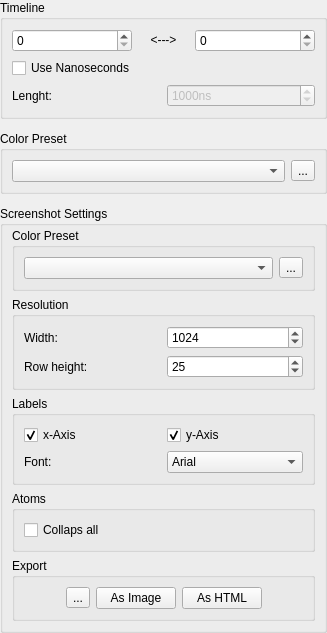
<?xml version="1.0" encoding="UTF-8"?>
<ui version="4.0">
 <class>SettingsHeatmapScreenshot</class>
 <widget class="QWidget" name="SettingsHeatmapScreenshot">
  <property name="geometry">
   <rect>
    <x>0</x>
    <y>0</y>
    <width>327</width>
    <height>619</height>
   </rect>
  </property>
  <property name="windowTitle">
   <string>Settings</string>
  </property>
  <layout class="QVBoxLayout" name="verticalLayout">
   <property name="spacing">
    <number>12</number>
   </property>
   <property name="leftMargin">
    <number>0</number>
   </property>
   <property name="topMargin">
    <number>0</number>
   </property>
   <property name="rightMargin">
    <number>0</number>
   </property>
   <property name="bottomMargin">
    <number>0</number>
   </property>
   <item>
    <widget class="QGroupBox" name="groupBox_7">
     <property name="title">
      <string>Timeline</string>
     </property>
     <layout class="QVBoxLayout" name="verticalLayout_2">
      <item>
       <layout class="QHBoxLayout" name="horizontalLayout">
        <item>
         <widget class="QSpinBox" name="startFrameSpinBox">
          <property name="statusTip">
           <string>Start window frame</string>
          </property>
         </widget>
        </item>
        <item>
         <widget class="QLabel" name="timelineDistanceLabel">
          <property name="sizePolicy">
           <sizepolicy hsizetype="Minimum" vsizetype="Minimum">
            <horstretch>0</horstretch>
            <verstretch>0</verstretch>
           </sizepolicy>
          </property>
          <property name="maximumSize">
           <size>
            <width>51</width>
            <height>16777215</height>
           </size>
          </property>
          <property name="text">
           <string>&lt;---&gt;</string>
          </property>
          <property name="alignment">
           <set>Qt::AlignCenter</set>
          </property>
          <property name="textInteractionFlags">
           <set>Qt::NoTextInteraction</set>
          </property>
         </widget>
        </item>
        <item>
         <widget class="QSpinBox" name="endFrameSpinBox">
          <property name="statusTip">
           <string>End window frame</string>
          </property>
         </widget>
        </item>
       </layout>
      </item>
      <item>
       <widget class="QCheckBox" name="checkBoxUseNs">
        <property name="statusTip">
         <string>Set metric to nanoseconds</string>
        </property>
        <property name="text">
         <string>Use Nanoseconds</string>
        </property>
       </widget>
      </item>
      <item>
       <layout class="QHBoxLayout" name="horizontalLayout_7">
        <item>
         <widget class="QLabel" name="label_4">
          <property name="sizePolicy">
           <sizepolicy hsizetype="Minimum" vsizetype="Minimum">
            <horstretch>0</horstretch>
            <verstretch>0</verstretch>
           </sizepolicy>
          </property>
          <property name="text">
           <string>Lenght:</string>
          </property>
         </widget>
        </item>
        <item>
         <widget class="QSpinBox" name="spinBox_Ns">
          <property name="enabled">
           <bool>false</bool>
          </property>
          <property name="minimumSize">
           <size>
            <width>75</width>
            <height>0</height>
           </size>
          </property>
          <property name="statusTip">
           <string>Total length of the trajectory in nanosecond</string>
          </property>
          <property name="suffix">
           <string>ns</string>
          </property>
          <property name="minimum">
           <number>10</number>
          </property>
          <property name="maximum">
           <number>99999999</number>
          </property>
          <property name="value">
           <number>1000</number>
          </property>
         </widget>
        </item>
       </layout>
      </item>
     </layout>
    </widget>
   </item>
   <item>
    <widget class="QGroupBox" name="groupBox_6">
     <property name="title">
      <string>Color Preset</string>
     </property>
     <layout class="QHBoxLayout" name="horizontalLayout_12">
      <item>
       <widget class="QComboBox" name="comboBox_timelineColorPreset"/>
      </item>
      <item>
       <widget class="QToolButton" name="toolButton_timelineColorSettings">
        <property name="statusTip">
         <string>Open color settings menu</string>
        </property>
        <property name="text">
         <string>...</string>
        </property>
       </widget>
      </item>
     </layout>
    </widget>
   </item>
   <item>
    <widget class="QGroupBox" name="groupBox_9">
     <property name="title">
      <string>Screenshot Settings</string>
     </property>
     <layout class="QVBoxLayout" name="verticalLayout_4">
      <property name="topMargin">
       <number>2</number>
      </property>
      <item>
       <widget class="QGroupBox" name="groupBox_3">
        <property name="title">
         <string>Color Preset</string>
        </property>
        <layout class="QHBoxLayout" name="horizontalLayout_4">
         <item>
          <widget class="QComboBox" name="comboBox_style"/>
         </item>
         <item>
          <widget class="QToolButton" name="toolButton_styleSettigns">
           <property name="statusTip">
            <string>Open color settings menu</string>
           </property>
           <property name="text">
            <string>...</string>
           </property>
          </widget>
         </item>
        </layout>
       </widget>
      </item>
      <item>
       <widget class="QGroupBox" name="groupBox">
        <property name="title">
         <string>Resolution</string>
        </property>
        <layout class="QVBoxLayout" name="verticalLayout_3">
         <item>
          <layout class="QHBoxLayout" name="horizontalLayout_8">
           <item>
            <widget class="QLabel" name="label">
             <property name="text">
              <string>Width:</string>
             </property>
            </widget>
           </item>
           <item>
            <widget class="QSpinBox" name="spinBox_width">
             <property name="minimum">
              <number>100</number>
             </property>
             <property name="maximum">
              <number>10000</number>
             </property>
             <property name="value">
              <number>1024</number>
             </property>
            </widget>
           </item>
          </layout>
         </item>
         <item>
          <layout class="QHBoxLayout" name="horizontalLayout_2">
           <item>
            <widget class="QLabel" name="label_2">
             <property name="text">
              <string>Row height:</string>
             </property>
            </widget>
           </item>
           <item>
            <widget class="QSpinBox" name="spinBox_rowHeight">
             <property name="minimum">
              <number>5</number>
             </property>
             <property name="maximum">
              <number>200</number>
             </property>
             <property name="value">
              <number>25</number>
             </property>
            </widget>
           </item>
          </layout>
         </item>
        </layout>
       </widget>
      </item>
      <item>
       <widget class="QGroupBox" name="groupBox_2">
        <property name="title">
         <string>Labels</string>
        </property>
        <layout class="QVBoxLayout" name="verticalLayout_5">
         <item>
          <layout class="QHBoxLayout" name="horizontalLayout_9">
           <item>
            <widget class="QCheckBox" name="checkBox_xLabels">
             <property name="text">
              <string>x-Axis </string>
             </property>
             <property name="checked">
              <bool>true</bool>
             </property>
            </widget>
           </item>
           <item>
            <widget class="QCheckBox" name="checkBox_yLabels">
             <property name="text">
              <string>y-Axis</string>
             </property>
             <property name="checked">
              <bool>true</bool>
             </property>
            </widget>
           </item>
          </layout>
         </item>
         <item>
          <layout class="QHBoxLayout" name="horizontalLayout_3">
           <item>
            <widget class="QLabel" name="label_3">
             <property name="text">
              <string>Font:</string>
             </property>
            </widget>
           </item>
           <item>
            <widget class="QComboBox" name="comboBox_font">
             <property name="minimumSize">
              <size>
               <width>75</width>
               <height>0</height>
              </size>
             </property>
             <item>
              <property name="text">
               <string>Arial</string>
              </property>
             </item>
             <item>
              <property name="text">
               <string>Times</string>
              </property>
             </item>
            </widget>
           </item>
          </layout>
         </item>
        </layout>
       </widget>
      </item>
      <item>
       <widget class="QGroupBox" name="groupBox_4">
        <property name="title">
         <string>Atoms</string>
        </property>
        <layout class="QHBoxLayout" name="horizontalLayout_5">
         <item>
          <widget class="QCheckBox" name="checkBox_collapseAll">
           <property name="statusTip">
            <string>Don't export any heatmap of atoms</string>
           </property>
           <property name="whatsThis">
            <string>Don't draw atom heatmap, as if all tree view branches are collapsed.</string>
           </property>
           <property name="text">
            <string>Collaps all</string>
           </property>
          </widget>
         </item>
        </layout>
       </widget>
      </item>
      <item>
       <widget class="QGroupBox" name="groupBox_5">
        <property name="title">
         <string>Export</string>
        </property>
        <layout class="QHBoxLayout" name="horizontalLayout_6">
         <item>
          <spacer name="horizontalSpacer">
           <property name="orientation">
            <enum>Qt::Horizontal</enum>
           </property>
           <property name="sizeHint" stdset="0">
            <size>
             <width>40</width>
             <height>20</height>
            </size>
           </property>
          </spacer>
         </item>
         <item>
          <widget class="QToolButton" name="pushButton_toClipboard">
           <property name="statusTip">
            <string>Export heatmap to clipboard</string>
           </property>
           <property name="text">
            <string>...</string>
           </property>
          </widget>
         </item>
         <item>
          <widget class="QPushButton" name="pushButton_toFile">
           <property name="statusTip">
            <string>Export heatmap to image file</string>
           </property>
           <property name="text">
            <string>As Image</string>
           </property>
          </widget>
         </item>
         <item>
          <widget class="QPushButton" name="pushButton_toHTML">
           <property name="statusTip">
            <string>Export heatmap to a HTML file using Plotly</string>
           </property>
           <property name="text">
            <string>As HTML</string>
           </property>
          </widget>
         </item>
         <item>
          <spacer name="horizontalSpacer_2">
           <property name="orientation">
            <enum>Qt::Horizontal</enum>
           </property>
           <property name="sizeHint" stdset="0">
            <size>
             <width>40</width>
             <height>20</height>
            </size>
           </property>
          </spacer>
         </item>
        </layout>
       </widget>
      </item>
     </layout>
    </widget>
   </item>
  </layout>
 </widget>
 <resources/>
 <connections/>
</ui>
